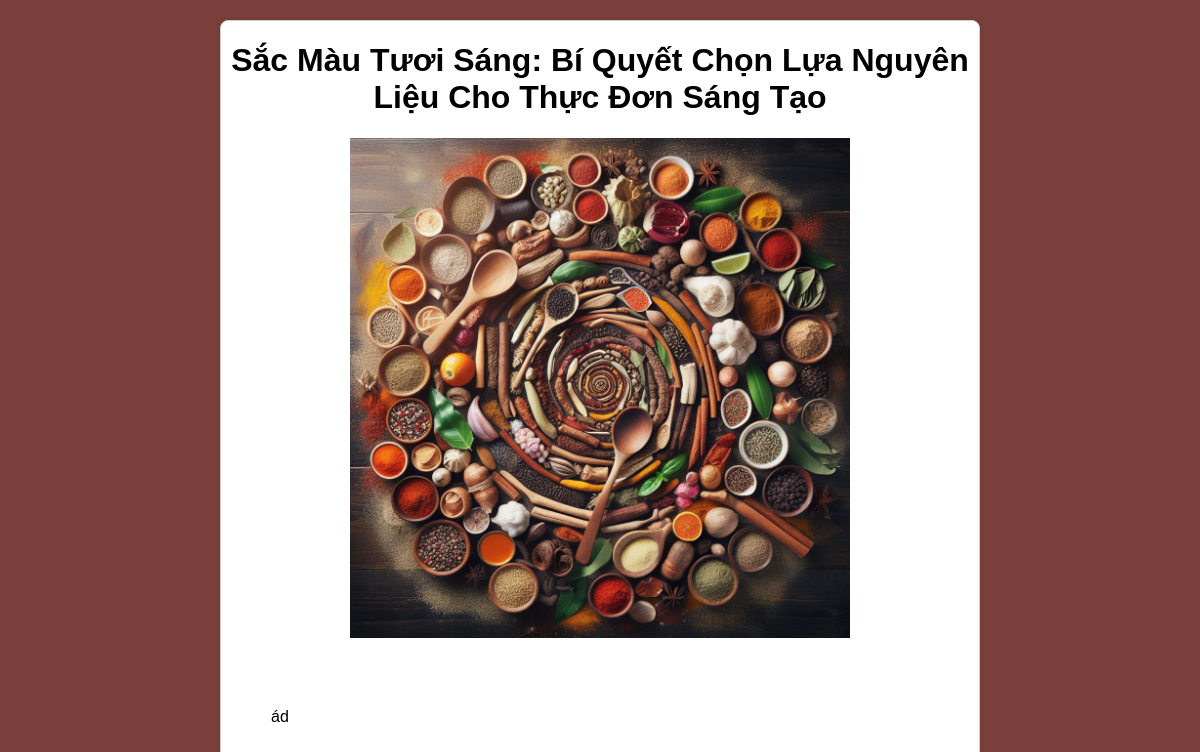
/blog.php?MaBlog=2, run on the app's committed database.
### tables this page shows
CREATE TABLE `blog` (
  `MaBlog` int(11) NOT NULL,
  `TenBlog` mediumtext NOT NULL,
  `ThoiGianDang` datetime NOT NULL,
  `NoiDung` longtext NOT NULL,
  `MaLoaiBlog` int(11) NOT NULL,
  `AnhBlog` varchar(255) NOT NULL
);

### blog.php (the view, shortened to what this page needs)
<?php
require_once("components/connection.php");
$MaBlog = $_GET['MaBlog'];
?>
<!DOCTYPE html>
<html lang="en">
<head>
</head>
<body>
    <div class="blog-container">
        <?php
            $sql = "SELECT * FROM blog where MaBlog=$MaBlog";
            $result = $conn->query($sql);
            if ($result->num_rows > 0) {
                while ($row = $result->fetch_assoc()) {
                    ?>
                <div class="blog-card">
                 <?php   echo '<h1>' . $row['TenBlog'] . '</h1>';
                    echo '<img class="blog-image" src="' . $row['AnhBlog'] . '" alt="' . $row['TenBlog'] . '">';
                    ?>
                <div class="text-content">
                   <?php
                    echo '<p>' . $row['NoiDung'] . '</p>';
                    ?>
                    </div>
                    </div>
            <?php
                }
            } else {
                echo '<p>No blogs found</p>';
            }
        ?>
    </div>
</body>
</html>

### blog.php (style rules this page uses)
body { font-family: Arial, sans-serif; margin: 20px; text-align: center; background-color: #7b403b; padding-left: 200px; padding-right: 200px; }
.blog-container { display: flex; flex-wrap: wrap; gap: 20px; justify-content: center; }
.blog-card { border: 1px solid #ccc; border-radius: 8px; overflow: hidden; background-color: white; width: 100%; box-shadow: 0 0 10px rgba(0, 0, 0, 0.1); }
.blog-image { height: 500px; object-fit: cover; }
.text-content { text-align: justify; padding: 50px; }

### data on the page
blog: TenBlog "Sắc Màu Tươi Sáng: Bí Quyết Chọn Lựa Nguyên Liệu Cho Thực Đơn Sáng Tạo", AnhBlog (picture), NoiDung "ád"
